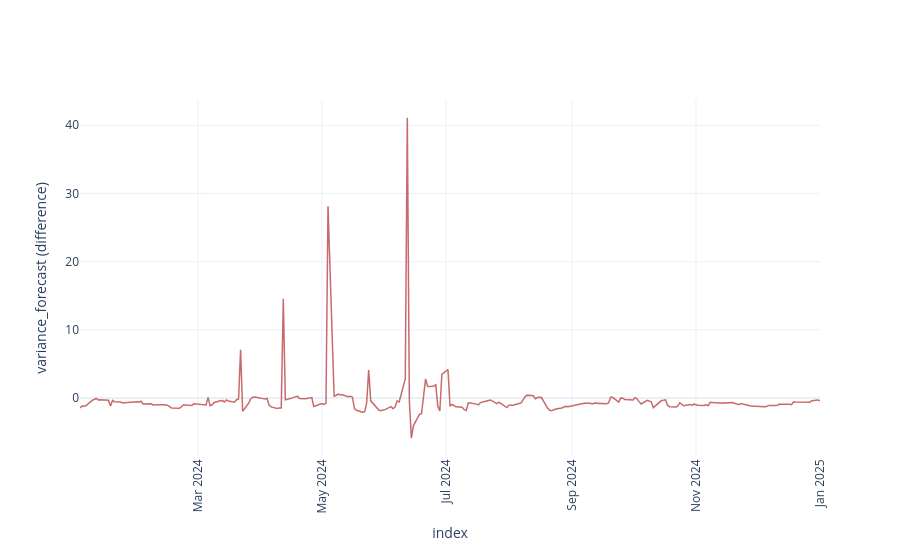

The code cell stored with this chart in its notebook:
### Code cell
import plotly.graph_objects as go

diff = variance_forecasts_rolling['variance_forecast'] - variance_forecasts_expanding['variance_forecast']

fig = go.Figure()
fig.add_trace(go.Scatter(
    x=diff.index,
    y=diff.values,
    mode='lines',
    line=dict(color='#c96a6a', width=1.5),
    name='rolling - expanding'
))

fig.update_layout(
    xaxis_title='index',
    yaxis_title='variance_forecast (difference)',
    template='plotly_white',
    xaxis=dict(tickangle=-90, showgrid=True),
    yaxis=dict(showgrid=True),
    height=550
)

fig.show()

### Figure 1 — Plotly figure (JSON) as saved in the notebook; plotly's stock layout.template omitted (floating-point values rounded to 4 significant figures; data arrays with more than 128 entries replaced by an {"elided": "..."} marker saying what was removed)
{"data": [{"line": {"color": "#c96a6a", "width": 1.5}, "mode": "lines", "name": "rolling - expanding", "x": {"elided": "252 str values"}, "y": {"elided": "252 float values"}, "type": "scatter"}], "layout": {"xaxis": {"title": {"text": "index"}, "tickangle": -90, "showgrid": true}, "yaxis": {"title": {"text": "variance_forecast (difference)"}, "showgrid": true}, "height": 550}}
